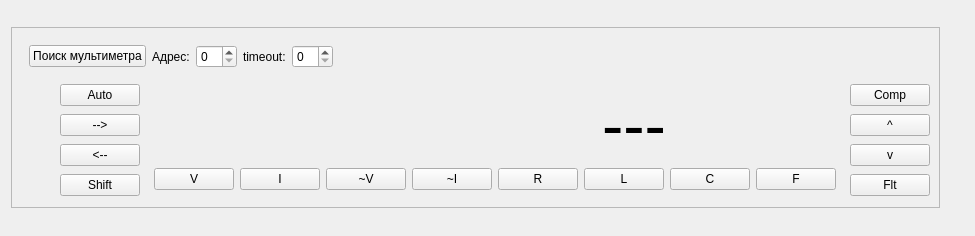
<?xml version="1.0" encoding="UTF-8"?>
<ui version="4.0">
 <class>MainBox</class>
 <widget class="QWidget" name="MainBox">
  <property name="geometry">
   <rect>
    <x>0</x>
    <y>0</y>
    <width>975</width>
    <height>236</height>
   </rect>
  </property>
  <property name="sizePolicy">
   <sizepolicy hsizetype="Fixed" vsizetype="Fixed">
    <horstretch>0</horstretch>
    <verstretch>0</verstretch>
   </sizepolicy>
  </property>
  <property name="windowTitle">
   <string>Dialog</string>
  </property>
  <layout class="QVBoxLayout" name="verticalLayout">
   <item>
    <widget class="QFrame" name="multimeter_frame">
     <property name="sizePolicy">
      <sizepolicy hsizetype="Fixed" vsizetype="Fixed">
       <horstretch>0</horstretch>
       <verstretch>0</verstretch>
      </sizepolicy>
     </property>
     <property name="frameShape">
      <enum>QFrame::StyledPanel</enum>
     </property>
     <property name="frameShadow">
      <enum>QFrame::Raised</enum>
     </property>
     <layout class="QVBoxLayout" name="verticalLayout_3">
      <item>
       <layout class="QHBoxLayout" name="horizontalLayout_6">
        <property name="leftMargin">
         <number>8</number>
        </property>
        <property name="topMargin">
         <number>8</number>
        </property>
        <property name="rightMargin">
         <number>8</number>
        </property>
        <property name="bottomMargin">
         <number>8</number>
        </property>
        <item>
         <widget class="QPushButton" name="btn_fibd_device">
          <property name="text">
           <string>Поиск мультиметра</string>
          </property>
         </widget>
        </item>
        <item>
         <widget class="QLabel" name="label">
          <property name="text">
           <string>Адрес:</string>
          </property>
         </widget>
        </item>
        <item>
         <widget class="QSpinBox" name="sb_address"/>
        </item>
        <item>
         <widget class="QLabel" name="label_2">
          <property name="text">
           <string>timeout:</string>
          </property>
         </widget>
        </item>
        <item>
         <widget class="QSpinBox" name="sb_timeout"/>
        </item>
        <item>
         <spacer name="horizontalSpacer_2">
          <property name="orientation">
           <enum>Qt::Horizontal</enum>
          </property>
          <property name="sizeHint" stdset="0">
           <size>
            <width>40</width>
            <height>20</height>
           </size>
          </property>
         </spacer>
        </item>
       </layout>
      </item>
      <item>
       <layout class="QHBoxLayout" name="horizontalLayout">
        <item>
         <layout class="QVBoxLayout" name="verticalLayout_7">
          <item>
           <widget class="QPushButton" name="btn_power">
            <property name="sizePolicy">
             <sizepolicy hsizetype="Fixed" vsizetype="Fixed">
              <horstretch>0</horstretch>
              <verstretch>0</verstretch>
             </sizepolicy>
            </property>
            <property name="minimumSize">
             <size>
              <width>33</width>
              <height>70</height>
             </size>
            </property>
            <property name="styleSheet">
             <string notr="true">QPushButton#btn_power { 
            image: url(:/power_knock/image/black/off.png); 
            border-style: inset; 
} 
            QPushButton#btn_power:checked { 
            image: url(:/power_knock/image/green/on.png); 
            border-style: inset; 
}</string>
            </property>
            <property name="checkable">
             <bool>true</bool>
            </property>
           </widget>
          </item>
          <item>
           <spacer name="verticalSpacer">
            <property name="orientation">
             <enum>Qt::Vertical</enum>
            </property>
            <property name="sizeHint" stdset="0">
             <size>
              <width>20</width>
              <height>40</height>
             </size>
            </property>
           </spacer>
          </item>
         </layout>
        </item>
        <item>
         <layout class="QVBoxLayout" name="verticalLayout_4">
          <item>
           <widget class="QPushButton" name="btn_1">
            <property name="text">
             <string>Auto</string>
            </property>
           </widget>
          </item>
          <item>
           <widget class="QPushButton" name="btn_2">
            <property name="text">
             <string>--&gt;</string>
            </property>
           </widget>
          </item>
          <item>
           <widget class="QPushButton" name="btn_3">
            <property name="text">
             <string>&lt;--</string>
            </property>
           </widget>
          </item>
          <item>
           <widget class="QPushButton" name="btn_4">
            <property name="text">
             <string>Shift</string>
            </property>
           </widget>
          </item>
         </layout>
        </item>
        <item>
         <layout class="QVBoxLayout" name="verticalLayout_5">
          <property name="leftMargin">
           <number>8</number>
          </property>
          <property name="topMargin">
           <number>8</number>
          </property>
          <property name="rightMargin">
           <number>8</number>
          </property>
          <property name="bottomMargin">
           <number>8</number>
          </property>
          <item>
           <widget class="QLabel" name="multimeter_display">
            <property name="sizePolicy">
             <sizepolicy hsizetype="Fixed" vsizetype="Fixed">
              <horstretch>0</horstretch>
              <verstretch>0</verstretch>
             </sizepolicy>
            </property>
            <property name="minimumSize">
             <size>
              <width>512</width>
              <height>64</height>
             </size>
            </property>
            <property name="font">
             <font>
              <pointsize>48</pointsize>
             </font>
            </property>
            <property name="text">
             <string>---</string>
            </property>
            <property name="alignment">
             <set>Qt::AlignRight|Qt::AlignTrailing|Qt::AlignVCenter</set>
            </property>
           </widget>
          </item>
          <item>
           <layout class="QHBoxLayout" name="horizontalLayout_2">
            <item>
             <widget class="QPushButton" name="btn_5">
              <property name="text">
               <string>V</string>
              </property>
             </widget>
            </item>
            <item>
             <widget class="QPushButton" name="btn_6">
              <property name="text">
               <string>I</string>
              </property>
             </widget>
            </item>
            <item>
             <widget class="QPushButton" name="btn_7">
              <property name="text">
               <string>~V</string>
              </property>
             </widget>
            </item>
            <item>
             <widget class="QPushButton" name="btn_8">
              <property name="text">
               <string>~I</string>
              </property>
             </widget>
            </item>
            <item>
             <widget class="QPushButton" name="btn_9">
              <property name="text">
               <string>R</string>
              </property>
             </widget>
            </item>
            <item>
             <widget class="QPushButton" name="btn_10">
              <property name="text">
               <string>L</string>
              </property>
             </widget>
            </item>
            <item>
             <widget class="QPushButton" name="btn_11">
              <property name="text">
               <string>C</string>
              </property>
             </widget>
            </item>
            <item>
             <widget class="QPushButton" name="btn_12">
              <property name="text">
               <string>F</string>
              </property>
             </widget>
            </item>
           </layout>
          </item>
         </layout>
        </item>
        <item>
         <layout class="QVBoxLayout" name="verticalLayout_6">
          <item>
           <widget class="QPushButton" name="btn_16">
            <property name="text">
             <string>Comp</string>
            </property>
           </widget>
          </item>
          <item>
           <widget class="QPushButton" name="btn_15">
            <property name="text">
             <string>^</string>
            </property>
           </widget>
          </item>
          <item>
           <widget class="QPushButton" name="btn_14">
            <property name="text">
             <string>v</string>
            </property>
           </widget>
          </item>
          <item>
           <widget class="QPushButton" name="btn_13">
            <property name="text">
             <string>Flt</string>
            </property>
           </widget>
          </item>
         </layout>
        </item>
       </layout>
      </item>
     </layout>
    </widget>
   </item>
   <item>
    <layout class="QVBoxLayout" name="grapher_layout"/>
   </item>
  </layout>
 </widget>
 <resources/>
 <connections/>
</ui>
